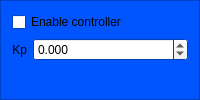
       <widget class="QFrame" name="frame_kp">
        <property name="sizePolicy">
         <sizepolicy hsizetype="Expanding" vsizetype="Preferred">
          <horstretch>1</horstretch>
          <verstretch>0</verstretch>
         </sizepolicy>
        </property>
        <property name="palette">
         <palette>
          <active>
           <colorrole role="Base">
            <brush brushstyle="SolidPattern">
             <color alpha="255">
              <red>255</red>
              <green>255</green>
              <blue>255</blue>
             </color>
            </brush>
           </colorrole>
           <colorrole role="Window">
            <brush brushstyle="SolidPattern">
             <color alpha="255">
              <red>0</red>
              <green>85</green>
              <blue>255</blue>
             </color>
            </brush>
           </colorrole>
          </active>
          <inactive>
           <colorrole role="Base">
            <brush brushstyle="SolidPattern">
             <color alpha="255">
              <red>255</red>
              <green>255</green>
              <blue>255</blue>
             </color>
            </brush>
           </colorrole>
           <colorrole role="Window">
            <brush brushstyle="SolidPattern">
             <color alpha="255">
              <red>0</red>
              <green>85</green>
              <blue>255</blue>
             </color>
            </brush>
           </colorrole>
          </inactive>
          <disabled>
           <colorrole role="Base">
            <brush brushstyle="SolidPattern">
             <color alpha="255">
              <red>0</red>
              <green>85</green>
              <blue>255</blue>
             </color>
            </brush>
           </colorrole>
           <colorrole role="Window">
            <brush brushstyle="SolidPattern">
             <color alpha="255">
              <red>0</red>
              <green>85</green>
              <blue>255</blue>
             </color>
            </brush>
           </colorrole>
          </disabled>
         </palette>
        </property>
        <property name="toolTip">
         <string>&lt;html&gt;&lt;head/&gt;&lt;body&gt;&lt;p&gt;In not enabled, then no part of this controller is enabled.&lt;/p&gt;&lt;p&gt;&lt;br/&gt;&lt;/p&gt;&lt;p&gt;Proportional gain Kp&lt;/p&gt;&lt;p&gt;Kp may be zero (e.g. if feed forward is used only)&lt;/p&gt;&lt;/body&gt;&lt;/html&gt;</string>
        </property>
        <property name="frameShape">
         <enum>QFrame::StyledPanel</enum>
        </property>
        <property name="frameShadow">
         <enum>QFrame::Raised</enum>
        </property>
        <layout class="QFormLayout" name="formLayout">
         <item row="0" column="0" colspan="2">
          <widget class="QCheckBox" name="ctrl_main_use">
           <property name="sizePolicy">
            <sizepolicy hsizetype="Expanding" vsizetype="Fixed">
             <horstretch>0</horstretch>
             <verstretch>0</verstretch>
            </sizepolicy>
           </property>
           <property name="text">
            <string>Enable controller</string>
           </property>
          </widget>
         </item>
         <item row="1" column="0">
          <widget class="QLabel" name="label_kp">
           <property name="text">
            <string>Kp</string>
           </property>
           <property name="alignment">
            <set>Qt::AlignRight|Qt::AlignTrailing|Qt::AlignVCenter</set>
           </property>
          </widget>
         </item>
         <item row="1" column="1">
          <widget class="QDoubleSpinBox" name="edit_kp">
           <property name="sizePolicy">
            <sizepolicy hsizetype="Expanding" vsizetype="Fixed">
             <horstretch>0</horstretch>
             <verstretch>0</verstretch>
            </sizepolicy>
           </property>
           <property name="decimals">
            <number>3</number>
           </property>
           <property name="minimum">
            <double>-9999.000000000000000</double>
           </property>
           <property name="maximum">
            <double>9999.989999999999782</double>
           </property>
          </widget>
         </item>
        </layout>
       </widget>
